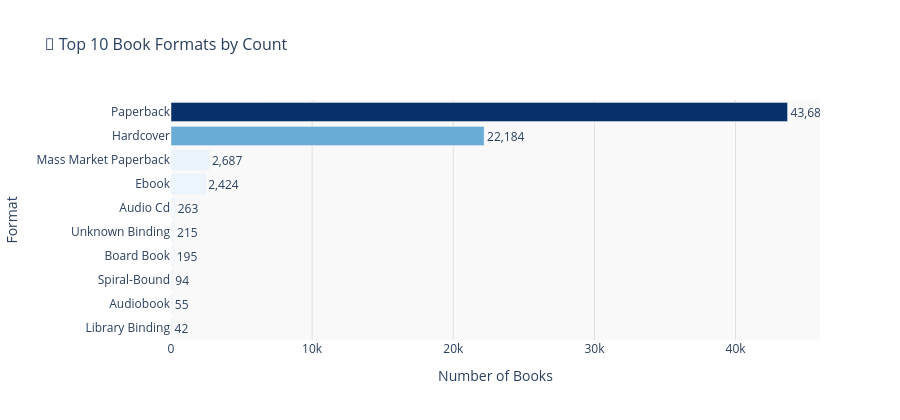

The notebook cell this image was saved under:
### Markdown cell above
### Figure 2 · Top 10 Book Formats — Interactive Bar Chart
*Converted from: Matplotlib Chart 2*

### Code cell
# ── Figure 2: Top 10 Book Formats (Interactive Bar) ──────────────────────────
top_formats = (df['bookformat'].value_counts()
                               .head(10)
                               .reset_index()
                               .rename(columns={'index':'Format','bookformat':'Format','count':'Books'}))

# Rename cols robustly
top_formats.columns = ['Format', 'Books']

# Compute percentage for hover
total = top_formats['Books'].sum()
top_formats['Percentage'] = (top_formats['Books'] / df.shape[0] * 100).round(2)
top_formats['avg_rating']  = top_formats['Format'].map(
    df.groupby('bookformat')['rating'].mean().round(3))

fig2 = px.bar(
    top_formats,
    x='Books', y='Format',
    orientation='h',
    title='📖 Top 10 Book Formats by Count',
    color='Books',
    color_continuous_scale='Blues',
    text='Books',
    hover_data={'Format': True, 'Books': True,
                'Percentage': ':.1f', 'avg_rating': ':.3f'},
    labels={'Books': 'Number of Books', 'avg_rating': 'Avg Rating',
            'Percentage': '% of Dataset'}
)

fig2.update_traces(
    texttemplate='%{x:,}',
    textposition='outside',
    hovertemplate=(
        '<b>%{y}</b><br>'
        'Books: %{x:,}<br>'
        'Share: %{customdata[1]:.1f}%<br>'
        'Avg Rating: %{customdata[2]:.2f}<extra></extra>'
    )
)

fig2.update_layout(
    yaxis=dict(autorange='reversed'),
    plot_bgcolor='#f9f9f9',
    coloraxis_showscale=False,
    title_font_size=16,
    xaxis=dict(title='Number of Books', showgrid=True, gridcolor='#e0e0e0'),
    height=420
)

fig2.show()

### Figure 1 — Plotly figure (JSON) as saved in the notebook; plotly's stock layout.template omitted (floating-point values rounded to 4 significant figures)
{"data": [{"customdata": [[60.46, 3.906], [30.7, 3.907], [3.72, 3.813], [3.35, 3.815], [0.36, 3.877], [0.3, 3.902], [0.27, 3.855], [0.13, 4.046], [0.08, 3.873], [0.06, 3.933]], "hovertemplate": "<b>%{y}</b><br>Books: %{x:,}<br>Share: %{customdata[1]:.1f}%<br>Avg Rating: %{customdata[2]:.2f}<extra></extra>", "legendgroup": "", "marker": {"color": [43684, 22184, 2687, 2424, 263, 215, 195, 94, 55, 42], "coloraxis": "coloraxis", "pattern": {"shape": ""}}, "name": "", "orientation": "h", "showlegend": false, "text": [43680.0, 22180.0, 2687.0, 2424.0, 263.0, 215.0, 195.0, 94.0, 55.0, 42.0], "textposition": "outside", "texttemplate": "%{x:,}", "type": "bar", "x": [43684, 22184, 2687, 2424, 263, 215, 195, 94, 55, 42], "xaxis": "x", "y": ["Paperback", "Hardcover", "Mass Market Paperback", "Ebook", "Audio Cd", "Unknown Binding", "Board Book", "Spiral-Bound", "Audiobook", "Library Binding"], "yaxis": "y"}], "layout": {"barmode": "relative", "coloraxis": {"colorbar": {"title": {"text": "Number of Books"}}, "colorscale": [[0, "rgb(247,251,255)"], [0.125, "rgb(222,235,247)"], [0.25, "rgb(198,219,239)"], [0.375, "rgb(158,202,225)"], [0.5, "rgb(107,174,214)"], [0.625, "rgb(66,146,198)"], [0.75, "rgb(33,113,181)"], [0.875, "rgb(8,81,156)"], [1, "rgb(8,48,107)"]], "showscale": false}, "height": 420, "legend": {"tracegroupgap": 0}, "plot_bgcolor": "#f9f9f9", "title": {"font": {"size": 16}, "text": "📖 Top 10 Book Formats by Count"}, "xaxis": {"anchor": "y", "domain": [0, 1], "gridcolor": "#e0e0e0", "showgrid": true, "title": {"text": "Number of Books"}}, "yaxis": {"anchor": "x", "autorange": "reversed", "domain": [0, 1], "title": {"text": "Format"}}}}
